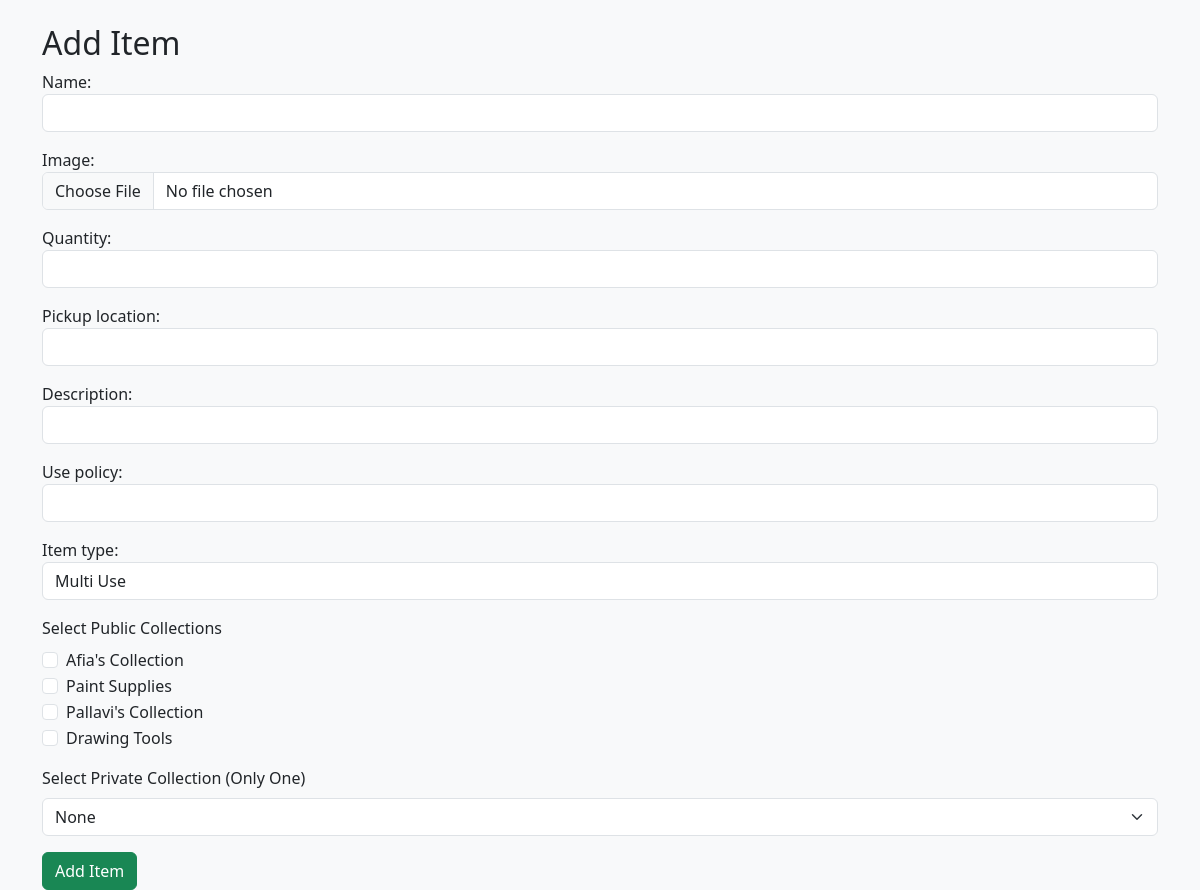
The app's page /artlibrary/add_item/ (signed in), older data.
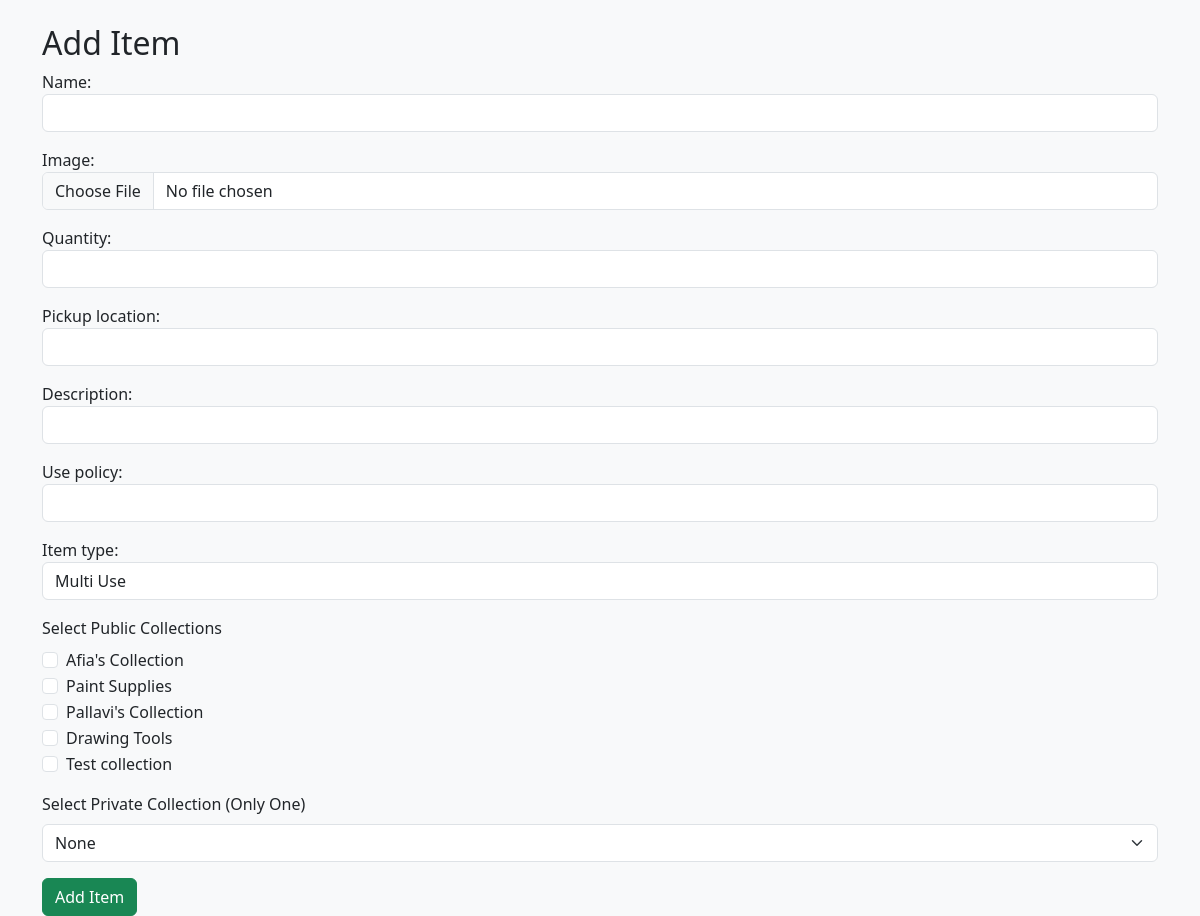
The same page, newer data.
### artlibrary/models.py (models this page shows, shortened)
class Collection(models.Model):
    title = models.CharField(max_length=255)
    description = models.TextField(blank=True, null=True)
    num_items = models.PositiveIntegerField(default=0)
    is_public = models.BooleanField(default=True)
    users = models.ManyToManyField(CustomUser, blank=True, related_name='collections')
    added_by = models.ForeignKey(CustomUser, on_delete=models.CASCADE, related_name='created_collections', default=2)
    art_supplies = models.ManyToManyField('ArtSupply', blank=True, related_name='collections_in')

### artlibrary/views.py (the view, shortened to what this page needs)
# urls.py: path('add_item/',views.add_item,name="add_item"),
@login_required
def add_item(request):
    if(request.user.user_role!="librarian"):
        if request.user.user_role=="anonymous":
            return redirect("anonymous_page")
        else:
            return redirect("patron_page")
    collections = Collection.objects.all()
    add_item_form = AddArtSupplyForm(request.POST or None, request.FILES or None)
    return render(request, 'artlibrary/add_item.html', {
        'add_item_form': add_item_form,
        'collections': collections
    })

### artlibrary/forms.py
class AddArtSupplyForm(forms.ModelForm):
    class Meta:
        model = ArtSupply
        fields = ['name', 'image', 'quantity', 'pickup_location','description','use_policy','item_type']
        widgets = {
            'name': forms.TextInput(attrs={'class': 'form-control'}),
            'quantity': forms.NumberInput(attrs={'class': 'form-control'}),
            'pickup_location': forms.TextInput(attrs={'class': 'form-control'}),
            'image': forms.ClearableFileInput(attrs={'class': 'form-control'}),
            'description': forms.TextInput(attrs={'class': 'form-control'}),
            'use_policy':forms.TextInput(attrs={'class':'form-control'}),
            'item_type':forms.Select(attrs={'class':'form-control'}),
        }

### artlibrary/templates/artlibrary/add_item.html (shortened to what this page needs)
{% load django_bootstrap5 %}
<!DOCTYPE html>
<html lang="en">
<head>
    {% bootstrap_css %}
</head>
<body class="bg-light">
    <div class="container mt-4">
        <h2>Add Item</h2>
        <form method="POST" enctype="multipart/form-data">
            {{ add_item_form.as_p }}
            <div class="mb-3">
                <label class="form-label">Select Public Collections</label>
                <div>
                    {% for collection in collections %}
                        {% if collection.is_public %}
                            <div class="form-check">
                                <input class="form-check-input" type="checkbox" name="public_collections" value="{{ collection.id }}" id="public_{{ collection.id }}">
                                <label class="form-check-label" for="public_{{ collection.id }}">
                                    {{ collection.title }}
                                </label>
                            </div>
                        {% endif %}
                    {% endfor %}
                </div>
            </div>
            <div class="mb-3">
                <label for="private_collection" class="form-label">Select Private Collection (Only One)</label>
                <select id="private_collection" name="private_collection" class="form-select">
                    <option value="">None</option>
                </select>
            </div>
            <button type="submit" name="add_item" class="btn btn-success">Add Item</button>
        </form>
    </div>
</body>
</html>

Row changes from the older to the newer data that the page shows:
added Collection: title "Test collection"
